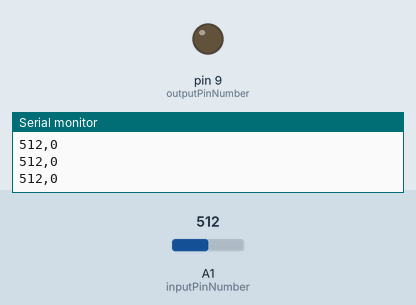
A sketch run on a simulated Arduino Uno, built with avr-gcc and run on an emulated ATmega328P. On the bench: output pins drawn as LEDs (lit = HIGH), the last lines printed to the serial monitor. Inputs (shaded band) come from the test bench; at power-on: A1 (inputPinNumber) = 512.

Above: at 1.2 s.
1.3 s: A1 (inputPinNumber) set to 716
At 2.3 s:
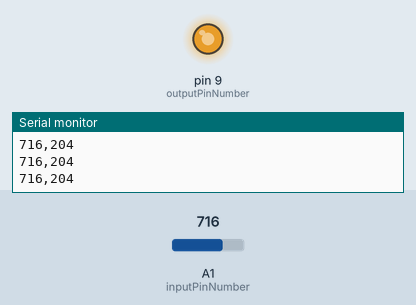
2.8 s: A1 (inputPinNumber) set to 754
At 3.7 s:
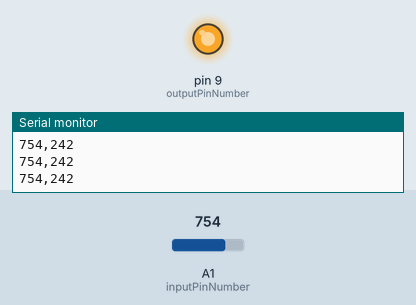
4.3 s: A1 (inputPinNumber) set to 768
At 5.1 s:
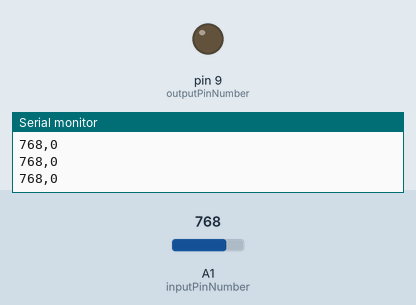
5.8 s: A1 (inputPinNumber) set to 900
At 6.4 s:
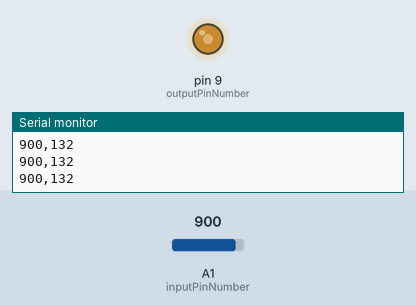
7.3 s: A1 (inputPinNumber) set to 306
At 7.8 s:
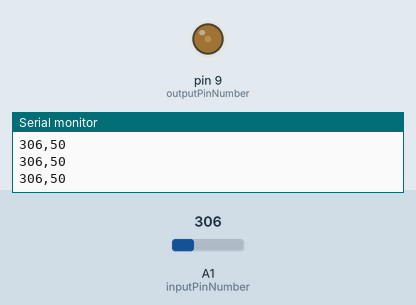
8.8 s: A1 (inputPinNumber) set to 0
At 9.2 s:
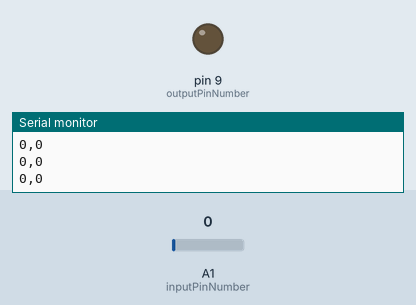
Timing chart, 0 to 11.3 s (numbered marks = the images above; inputs shaded):
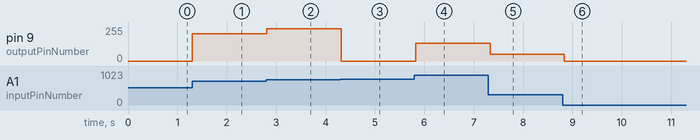

Measured:
- the behaviour switches between 767 and 768 on A1 (inputPinNumber) (found by bisection; images 2 and 3)
- after the input at 1.3 s, pin 9 (outputPinNumber): 0/255 → 204/255 at once
- after the input at 2.8 s, pin 9 (outputPinNumber): 204/255 → 242/255 at once
- after the input at 4.3 s, pin 9 (outputPinNumber): 242/255 → 0/255 at once
- after the input at 5.8 s, pin 9 (outputPinNumber): 0/255 → 132/255 at once
- after the input at 7.3 s, pin 9 (outputPinNumber): 132/255 → 50/255 at once
- after the input at 8.8 s, pin 9 (outputPinNumber): 50/255 → 0/255 at once

The sketch:

LED.ino
```cpp
// 定数たち
constexpr uint8_t inputPinNumber = 1;
constexpr uint8_t outputPinNumber = 9;


void setup() {
  Serial.begin(9600);
}


void loop() {
  // 入力値に応じて出力のデューティ比を変化させる処理
  // 入力値は0~1023なので，0~255のデューティ比は4回オーバーフローする
  int16_t inputValue = analogRead(inputPinNumber);
  uint8_t dutyRatio = inputValue;

  analogWrite(outputPinNumber, dutyRatio);

  Serial.print(inputValue);
  Serial.print(",");
  Serial.println(dutyRatio);

  delay(100);
}
```
